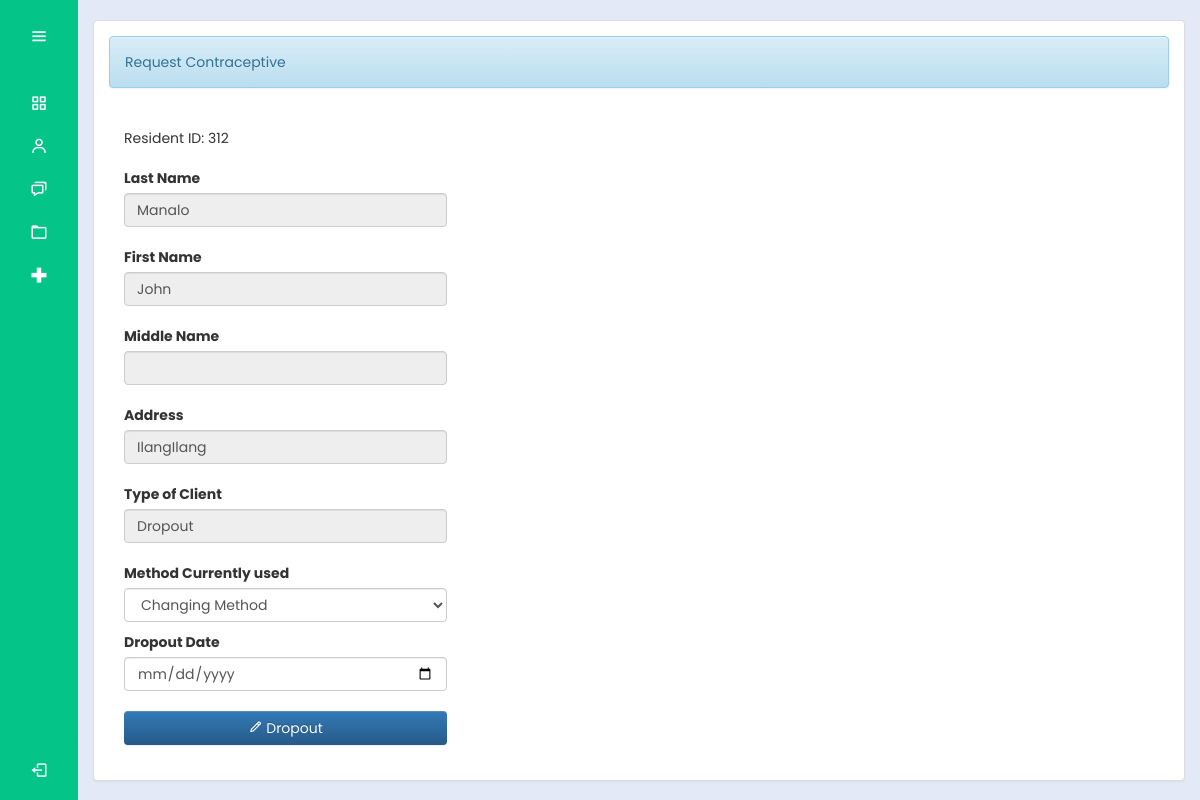
/bhw/dropout.php?residentId=312 (signed in), run on the app's committed database.
### tables this page shows
CREATE TABLE `residentrecords` (
  `residentId` int(30) NOT NULL,
  `productId` int(30) NOT NULL,
  `lastName` varchar(200) NOT NULL,
  `firstName` varchar(200) NOT NULL,
  `middleName` varchar(200) NOT NULL,
  `dateBirth` date NOT NULL,
  `age` int(10) NOT NULL,
  `sex` varchar(10) NOT NULL,
  `civilStatus` varchar(20) NOT NULL,
  `address` varchar(100) NOT NULL,
  `contactNumber` varchar(11) NOT NULL
);

### bhw/dropout.php (the view, shortened to what this page needs)
<?php
@include "../connection/connect.php";
if(isset($_SESSION['user_data'])){
?>
<!DOCTYPE html>
<html lang="en">
<head>
    <link rel="stylesheet" type="text/css" href="../css/bootstrap.css" />
    <link rel="stylesheet" type="text/css" href="../css/style.css" />
    <link rel="stylesheet" href="../cssmainmenu/style.css">
    <link href='https://unpkg.com/boxicons@2.1.4/css/boxicons.min.css' rel='stylesheet'>
<link rel="stylesheet" href="https://maxcdn.bootstrapcdn.com/bootstrap/3.3.5/css/bootstrap-theme.min.css">
</head>
<body>
<?php try {
    include_once('side_menu.php');
} catch (Exception $e) {
    echo "Error: " . $e->getMessage();
}
 ?>
    <section class="home-section">
    <br>
        <div class="container-fluid">
            <div class="panel panel-default">
                <div class="panel-body">
                    <div class="alert alert-info">Request Contraceptive</div>
                    <br />
                    <div class="col-md-4">
                    <?php
      if (isset($_GET['residentId'])) {
            $desiredResidentId = $_GET['residentId'];
            $query = $mysqli->query("SELECT * FROM residentrecords WHERE residentId = '$desiredResidentId'");
            while ($fetch = $query->fetch_assoc()) {
            $lastName = isset($fetch['lastName']) ? $fetch['lastName'] : '';
            $firstName = isset($fetch['firstName']) ? $fetch['firstName'] : '';
            $middleName = isset($fetch['middleName']) ? $fetch['middleName'] : '';
            $address = isset($fetch['address']) ? $fetch['address'] : '';
        }
        } else {
            echo '<tr><td colspan="3">Resident ID not provided in the URL.</td></tr>';
        }
      ?>
                 <form method="POST" enctype="multipart/form-data">
                    <div class="form-group">
                         <?php
                            if (isset($_GET['residentId'])) {
                                $residentId = $_GET['residentId'];
                                echo "Resident ID: " . $residentId;
                            } else {
                                echo "Resident ID not found in the URL.";
                             }
                           ?>
                        </div>
                        <div class="form-group">
                                <label>Last Name</label>
                                <input type="text" class="form-control" name="lastName"
                                value="<?php echo $lastName; ?> "readonly />
                            </div>
                            <div class="form-group">
                                <label>First Name</label>
                                <input type="text" class="form-control" name="firstName"
                                value="<?php echo $firstName; ?> "readonly />
                            </div>
                            <div class="form-group">
                                <label>Middle Name</label>
                                <input type="text" class="form-control" name="middleName"
                                value="<?php echo $middleName; ?> "readonly />
                            </div>
                            <div class="form-group">
                            <label>Address</label>
                            <input type="text" class="form-control" name="address"
                             value="<?php echo $address; ?>" readonly />
                            </div>
                            <div class="form-group">
                                <label>Type of Client</label>
                                <input type="text" class="form-control" name="clientype" id="clientype" readonly value="Dropout" />
                            </div>
                            <div class="form-group" id="changingMethodSection" >
                            <label>Method Currently used</label>
                            <select class="form-control" name="changingMethod">
                                <option value="" disabled selected>Changing Method</option>
                            </select>
                            <div>
                            <div class="form-group" required="required" required>
                                <label>Dropout Date</label>
                                <input type="date" class="form-control" name="givenDate" id="givenDate" required/>
                          </div>
                            <div class="form-group">
                                <button name="add_rec" class="btn btn-primary profile-button form-control"><i
                                        class="bx bx-pencil"></i> Dropout</button>
                            </div>
						</form>
                    </div>
                </div>
            </div>
        </div>
    </section>
</body>
</html>
<?php
}
else{
	header("Location:.././index.php?error=UnAuthorized Access");
}

### css/style.css (style rules this page uses)
.profile-button { background: #04c487; border: none; color: #fff; }
input, select { width: 100%; padding: 5px; margin-bottom: 10px; }
body { font-family: Arial, sans-serif; }
.form-group { margin-bottom: 20px; }

### cssmainmenu/style.css (style rules this page uses)
:root { --color-default: #04c487; --color-second:#04c487; --color-white:#fff; --color-body:#e4e9f7; --color-light:#e0e0e0; }
* { padding: 0%; margin: 0%; box-sizing: border-box; font-family: 'Poppins', sans-serif; }
body { min-height: 100vh; }
.home-section { position: relative; background-color: var(--color-body); min-height: 100vh; top:0; left:78px; width: calc(100% - 78px); transition: all .5s ease; z-index: 2; }

### data on the page
residentrecords: lastName "Manalo", firstName "John", address "IlangIlang"

### other printed values
$residentId "312"
